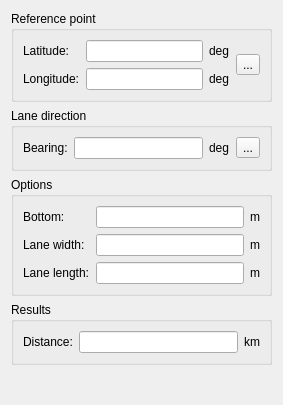
<?xml version="1.0" encoding="UTF-8"?>
<ui version="4.0">
 <class>WideOpenDistanceForm</class>
 <widget class="QWidget" name="WideOpenDistanceForm">
  <property name="geometry">
   <rect>
    <x>0</x>
    <y>0</y>
    <width>283</width>
    <height>405</height>
   </rect>
  </property>
  <property name="windowTitle">
   <string>Form</string>
  </property>
  <layout class="QVBoxLayout" name="verticalLayout">
   <item>
    <widget class="QGroupBox" name="groupBox">
     <property name="title">
      <string>Reference point</string>
     </property>
     <layout class="QHBoxLayout" name="horizontalLayout">
      <item>
       <layout class="QGridLayout" name="gridLayout">
        <item row="0" column="0">
         <widget class="QLabel" name="label">
          <property name="text">
           <string>Latitude:</string>
          </property>
         </widget>
        </item>
        <item row="0" column="1">
         <widget class="QLineEdit" name="endLatitudeEdit"/>
        </item>
        <item row="0" column="2">
         <widget class="QLabel" name="latUnits">
          <property name="text">
           <string>deg</string>
          </property>
         </widget>
        </item>
        <item row="1" column="0">
         <widget class="QLabel" name="label_2">
          <property name="text">
           <string>Longitude:</string>
          </property>
         </widget>
        </item>
        <item row="1" column="1">
         <widget class="QLineEdit" name="endLongitudeEdit"/>
        </item>
        <item row="1" column="2">
         <widget class="QLabel" name="lonUnits">
          <property name="text">
           <string>deg</string>
          </property>
         </widget>
        </item>
       </layout>
      </item>
      <item>
       <widget class="QToolButton" name="endGlobeButton">
        <property name="text">
         <string>...</string>
        </property>
        <property name="icon">
         <iconset resource="resource.qrc">
          <normaloff>:/images/globe.png</normaloff>:/images/globe.png</iconset>
        </property>
       </widget>
      </item>
     </layout>
    </widget>
   </item>
   <item>
    <widget class="QGroupBox" name="groupBox_3">
     <property name="title">
      <string>Lane direction</string>
     </property>
     <layout class="QHBoxLayout" name="horizontalLayout_2">
      <item>
       <widget class="QLabel" name="label_3">
        <property name="text">
         <string>Bearing:</string>
        </property>
       </widget>
      </item>
      <item>
       <widget class="QLineEdit" name="bearingEdit"/>
      </item>
      <item>
       <widget class="QLabel" name="label_4">
        <property name="text">
         <string>deg</string>
        </property>
       </widget>
      </item>
      <item>
       <widget class="QToolButton" name="startGlobeButton">
        <property name="text">
         <string>...</string>
        </property>
        <property name="icon">
         <iconset resource="resource.qrc">
          <normaloff>:/images/globe.png</normaloff>:/images/globe.png</iconset>
        </property>
       </widget>
      </item>
     </layout>
    </widget>
   </item>
   <item>
    <widget class="QGroupBox" name="groupBox_4">
     <property name="title">
      <string>Options</string>
     </property>
     <layout class="QGridLayout" name="gridLayout_3">
      <item row="0" column="0">
       <widget class="QLabel" name="label_5">
        <property name="text">
         <string>Bottom:</string>
        </property>
       </widget>
      </item>
      <item row="0" column="1">
       <widget class="QLineEdit" name="bottomEdit"/>
      </item>
      <item row="0" column="2">
       <widget class="QLabel" name="bottomUnits">
        <property name="text">
         <string>m</string>
        </property>
       </widget>
      </item>
      <item row="1" column="0">
       <widget class="QLabel" name="label_6">
        <property name="text">
         <string>Lane width:</string>
        </property>
       </widget>
      </item>
      <item row="1" column="1">
       <widget class="QLineEdit" name="laneWidthEdit"/>
      </item>
      <item row="1" column="2">
       <widget class="QLabel" name="laneWidthUnits">
        <property name="text">
         <string>m</string>
        </property>
       </widget>
      </item>
      <item row="2" column="0">
       <widget class="QLabel" name="label_7">
        <property name="text">
         <string>Lane length:</string>
        </property>
       </widget>
      </item>
      <item row="2" column="1">
       <widget class="QLineEdit" name="laneLengthEdit"/>
      </item>
      <item row="2" column="2">
       <widget class="QLabel" name="laneLengthUnits">
        <property name="text">
         <string>m</string>
        </property>
       </widget>
      </item>
     </layout>
    </widget>
   </item>
   <item>
    <widget class="QGroupBox" name="groupBox_2">
     <property name="title">
      <string>Results</string>
     </property>
     <layout class="QGridLayout" name="gridLayout_2">
      <item row="0" column="2">
       <widget class="QLabel" name="distanceUnits">
        <property name="text">
         <string>km</string>
        </property>
       </widget>
      </item>
      <item row="0" column="1">
       <widget class="QLineEdit" name="distanceEdit">
        <property name="readOnly">
         <bool>true</bool>
        </property>
       </widget>
      </item>
      <item row="0" column="0">
       <widget class="QLabel" name="label_11">
        <property name="text">
         <string>Distance:</string>
        </property>
       </widget>
      </item>
     </layout>
    </widget>
   </item>
   <item>
    <spacer name="verticalSpacer">
     <property name="orientation">
      <enum>Qt::Vertical</enum>
     </property>
     <property name="sizeHint" stdset="0">
      <size>
       <width>20</width>
       <height>66</height>
      </size>
     </property>
    </spacer>
   </item>
  </layout>
 </widget>
 <resources>
  <include location="resource.qrc"/>
 </resources>
 <connections/>
</ui>
